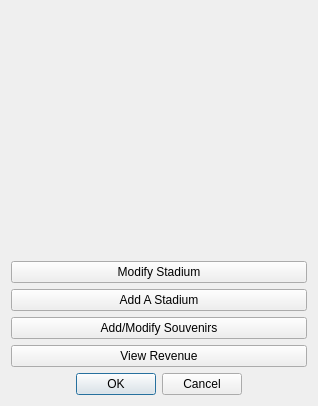
<?xml version="1.0" encoding="UTF-8"?>
<ui version="4.0">
 <class>administrator</class>
 <widget class="QDialog" name="administrator">
  <property name="geometry">
   <rect>
    <x>0</x>
    <y>0</y>
    <width>318</width>
    <height>406</height>
   </rect>
  </property>
  <property name="windowTitle">
   <string>Admin Menu</string>
  </property>
  <property name="windowIcon">
   <iconset resource="../assets/img.qrc">
    <normaloff>:/nfl icon.png</normaloff>:/nfl icon.png</iconset>
  </property>
  <layout class="QVBoxLayout" name="verticalLayout">
   <item alignment="Qt::AlignHCenter">
    <widget class="QLabel" name="label">
     <property name="text">
      <string/>
     </property>
     <property name="pixmap">
      <pixmap resource="../assets/img.qrc">:/admin.png</pixmap>
     </property>
    </widget>
   </item>
   <item>
    <widget class="QPushButton" name="pushButton_4">
     <property name="text">
      <string>Modify Stadium</string>
     </property>
    </widget>
   </item>
   <item>
    <widget class="QPushButton" name="pushButton_3">
     <property name="text">
      <string>Add A Stadium</string>
     </property>
    </widget>
   </item>
   <item>
    <widget class="QPushButton" name="pushButton">
     <property name="text">
      <string>Add/Modify Souvenirs</string>
     </property>
    </widget>
   </item>
   <item>
    <widget class="QPushButton" name="viewRevenue">
     <property name="text">
      <string>View Revenue</string>
     </property>
    </widget>
   </item>
   <item>
    <widget class="QDialogButtonBox" name="buttonBox">
     <property name="orientation">
      <enum>Qt::Horizontal</enum>
     </property>
     <property name="standardButtons">
      <set>QDialogButtonBox::Cancel|QDialogButtonBox::Ok</set>
     </property>
     <property name="centerButtons">
      <bool>true</bool>
     </property>
    </widget>
   </item>
  </layout>
 </widget>
 <resources>
  <include location="../assets/img.qrc"/>
 </resources>
 <connections>
  <connection>
   <sender>buttonBox</sender>
   <signal>accepted()</signal>
   <receiver>administrator</receiver>
   <slot>accept()</slot>
   <hints>
    <hint type="sourcelabel">
     <x>248</x>
     <y>254</y>
    </hint>
    <hint type="destinationlabel">
     <x>157</x>
     <y>274</y>
    </hint>
   </hints>
  </connection>
  <connection>
   <sender>buttonBox</sender>
   <signal>rejected()</signal>
   <receiver>administrator</receiver>
   <slot>reject()</slot>
   <hints>
    <hint type="sourcelabel">
     <x>316</x>
     <y>260</y>
    </hint>
    <hint type="destinationlabel">
     <x>286</x>
     <y>274</y>
    </hint>
   </hints>
  </connection>
 </connections>
</ui>
